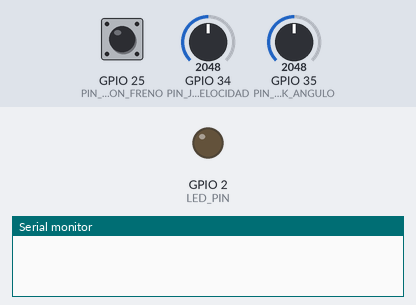
Bench run of a program on a simulated ESP32. On the bench: output pins drawn as LEDs (lit = HIGH), the last lines printed to the serial monitor. The test bench sets the inputs (shaded band); at power-on: GPIO 34 (PIN_JOYSTICK_VELOCIDAD) = 2048, GPIO 35 (PIN_JOYSTICK_ANGULO) = 2048, GPIO 25 (PIN_BOTON_FRENO) LOW (analog values on the 0–4095 scale).

Above: at 0.0 s.
At 2.4 s:
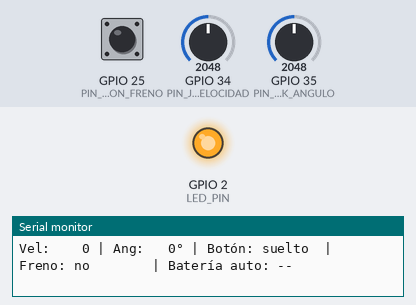
2.5 s: GPIO 34 (PIN_JOYSTICK_VELOCIDAD) set to 1799
4.0 s: GPIO 34 (PIN_JOYSTICK_VELOCIDAD) set to 1704
5.9 s: GPIO 35 (PIN_JOYSTICK_ANGULO) set to 1770
7.4 s: GPIO 35 (PIN_JOYSTICK_ANGULO) set to 1667
Timing chart, 0 to 10.4 s (numbered marks = the images above; inputs shaded):
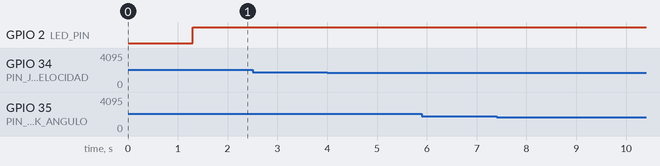

The program:

main.cpp
```cpp
#include <Arduino.h>
#include <WiFi.h>
#include <esp_now.h>
#include <esp_idf_version.h>

// Compatible con el core Arduino-ESP32 2.x y 3.x (PlatformIO espressif32 >= 7).
// En ESP-IDF 5.0+ cambió el callback de recepción y en 5.5+ el de envío.
#define ESPNOW_RECV_V5 (ESP_IDF_VERSION >= ESP_IDF_VERSION_VAL(5, 0, 0))
#define ESPNOW_SEND_V55 (ESP_IDF_VERSION >= ESP_IDF_VERSION_VAL(5, 5, 0))

const int LED_PIN = 2;

// MAC del receptor_RX
uint8_t broadcastAddress[] = {0x68, 0x09, 0x47, 0x9F, 0x19, 0x60};

// Clave que identifica los paquetes de NUESTRO control (debe ser igual en el RX)
const int CLAVE_CDIO = 0xCD10;

typedef struct MensajeDatos {
    int clave;     // CLAVE_CDIO
    int velocidad; // -255 a 255 (0 = detenido)
    int angulo;    // grados del servo respecto al centro: -38 a 38 (0 = ruedas rectas)
    int freno;     // 1 = fast brake (click en el stick de potencia), 0 = normal
} MensajeDatos;

// Telemetría que llega desde el auto (RX)
const int CLAVE_TELEMETRIA = 0xCD11;

typedef struct TelemetriaDatos {
    int clave;          // CLAVE_TELEMETRIA
    int bateria_mV;     // voltaje de la batería en milivoltios
    int causaReinicio;  // esp_reset_reason() del último arranque del RX (9 = brownout)
    int encendido_ms;   // millis() del RX: si baja, el RX se reinició
} TelemetriaDatos;

volatile int bateriaAuto_mV = -1;  // -1 = aún no llega telemetría
volatile unsigned long ultimaTelemetriaMs = 0;
volatile int ultimoEncendidoRx = -1;
volatile int reinicioRxCausa = -1;  // >= 0: se detectó un reinicio del RX con esa causa
const float VOLTAJE_MIN_CELDA = 3.5f;  // aviso de batería baja por celda

MensajeDatos myData;
esp_now_peer_info_t peerInfo;

const int PIN_JOYSTICK_VELOCIDAD = 34; // Y
const int PIN_JOYSTICK_ANGULO = 35;    // X

// --- FAST BRAKE ---
// Botón rojo de freno conectado en PULL-DOWN: un lado del botón a GPIO 25 y el
// otro a 3,3 V. Se usa la resistencia pull-down interna (sirve igual si además
// hay una externa a GND), así que suelto lee LOW y presionado lee HIGH.
// Un click activa el freno y queda activo hasta que pasen FRENO_MIN_MS, se suelte
// el botón y el stick de potencia vuelva al centro. Así un click corto igual frena
// a fondo y el auto no vuelve a acelerar solo al soltar el botón.
const int PIN_BOTON_FRENO = 25;
const unsigned long FRENO_MIN_MS = 500;
bool frenoActivo = false;
unsigned long inicioFrenoMs = 0;

// --- ZONA MUERTA (DEADZONE) ---
// El centro real de cada joystick se mide al encender (no tocar los joysticks
// durante el primer segundo). La zona muerta es +-ZONA_MUERTA alrededor de ese centro.
const int ZONA_MUERTA = 300;
int centroVel = 2048;
int centroAng = 2048;

int leerPromedio(int pin, int muestras, int esperaMs) {
    long suma = 0;
    for (int i = 0; i < muestras; i++) {
        suma += analogRead(pin);
        if (esperaMs > 0) delay(esperaMs);
    }
    return suma / muestras;
}

// Si el centro medido está muy lejos de la mitad, el joystick se estaba tocando
// o está mal conectado. En ese caso el control queda BLOQUEADO (envía siempre
// velocidad 0 y dirección recta) hasta reiniciarlo con los joysticks bien.
bool joysticksOk = true;

bool validarCentro(int centro, const char *nombre) {
    if (centro < 1200 || centro > 2900) {
        Serial.printf("❌ Centro de %s fuera de rango (%d). Revisar cableado del joystick.\n",
                      nombre, centro);
        return false;
    }
    return true;
}

// --- SENSIBILIDAD (EXPO) ---
// Curva tipo control RC: cerca del centro la respuesta es suave y al final del
// recorrido llega igual al máximo. 0.0 = lineal, 1.0 = muy suave al centro.
// Velocidad LINEAL: con expo 0.6 casi todo el aumento quedaba en el último
// tramo del stick y la velocidad saltaba de lenta a máxima. Ahora cada parte
// del recorrido suma lo mismo (stick a la mitad = media velocidad).
// La aceleración gradual la hace la rampa del RX (PASO_ACELERAR).
const float EXPO_VELOCIDAD = 0.0;
const float EXPO_DIRECCION = 0.5;

// --- DIRECCIÓN ---
// Giro máximo del servo a cada lado del centro, en grados reales. El RX lo
// limita además con su propio GIRO_MAX_SERVO.
const int ANGULO_MAX = 38;

// --- EXTREMOS DEL JOYSTICK ---
// Con el ESP32 a 3,3 V los joysticks no siempre llegan a 0 / 4095 a fondo.
// El máximo se alcanza MARGEN_EXTREMO cuentas antes del final del recorrido,
// así el stick a fondo siempre entrega el 100 % (dirección = 38° en el servo).
const int MARGEN_EXTREMO = 400;

// Convierte la lectura cruda (0-4095) a un valor entre -limite y +limite,
// con 0 dentro de la zona muerta alrededor del centro medido
int mapearEje(int crudo, int centro, int limite, float expo) {
    float n; // posición normalizada fuera de la zona muerta: -1.0 a 1.0
    const int tope_alto = 4095 - MARGEN_EXTREMO;
    const int tope_bajo = MARGEN_EXTREMO;
    if (crudo > centro + ZONA_MUERTA) {
        n = (float)(crudo - centro - ZONA_MUERTA) / (tope_alto - centro - ZONA_MUERTA);
    } else if (crudo < centro - ZONA_MUERTA) {
        n = -(float)(centro - ZONA_MUERTA - crudo) / (centro - ZONA_MUERTA - tope_bajo);
    } else {
        return 0; // Zona Muerta
    }
    n = constrain(n, -1.0f, 1.0f);
    float curva = expo * n * n * n + (1.0f - expo) * n;
    return (int)lroundf(curva * limite);
}

#if ESPNOW_SEND_V55
void OnDataSent(const esp_now_send_info_t *info, esp_now_send_status_t status) {
#else
void OnDataSent(const uint8_t *mac_addr, esp_now_send_status_t status) {
#endif
    // Sin delay: este callback corre en la tarea del WiFi y no se debe bloquear.
    // El LED queda encendido mientras los envíos llegan bien.
    digitalWrite(LED_PIN, status == ESP_NOW_SEND_SUCCESS ? HIGH : LOW);
}

#if ESPNOW_RECV_V5
void OnDataRecv(const esp_now_recv_info_t *info, const uint8_t *datos, int len) {
#else
void OnDataRecv(const uint8_t *mac, const uint8_t *datos, int len) {
#endif
    if (len != sizeof(TelemetriaDatos)) return;
    TelemetriaDatos t;
    memcpy(&t, datos, sizeof(t));
    if (t.clave != CLAVE_TELEMETRIA) return;
    bateriaAuto_mV = t.bateria_mV;
    ultimaTelemetriaMs = millis();
    // El tiempo encendido del RX volvió a empezar: el auto se reinició
    if (ultimoEncendidoRx >= 0 && t.encendido_ms < ultimoEncendidoRx) {
        reinicioRxCausa = t.causaReinicio;
    }
    ultimoEncendidoRx = t.encendido_ms;
}

void setup() {
    Serial.begin(115200);
    delay(1000);

    pinMode(LED_PIN, OUTPUT);
    digitalWrite(LED_PIN, LOW);
    analogReadResolution(12); // Lee de 0 a 4095
    pinMode(PIN_BOTON_FRENO, INPUT_PULLDOWN);

    // Calibración del centro de los joysticks (deben estar sueltos al encender)
    centroVel = leerPromedio(PIN_JOYSTICK_VELOCIDAD, 64, 2);
    centroAng = leerPromedio(PIN_JOYSTICK_ANGULO, 64, 2);

    WiFi.mode(WIFI_STA);

    Serial.println("\n==========================================");
    Serial.println("       TRANSMISOR (CONTROL - TX)          ");
    Serial.print  (">> MAC Transmisor: ");
    Serial.println(WiFi.macAddress());
    Serial.printf(">> Centro joystick velocidad: %d | dirección: %d\n", centroVel, centroAng);
    Serial.println("==========================================\n");
    bool velOk = validarCentro(centroVel, "velocidad");
    bool angOk = validarCentro(centroAng, "dirección");
    joysticksOk = velOk && angOk;
    if (!joysticksOk) {
        Serial.println("❌ CONTROL BLOQUEADO: se envía Vel 0 / Ang 0. Revisar joysticks y reiniciar.");
    }
    myData.clave = CLAVE_CDIO;
    myData.freno = 0;

    if (esp_now_init() != ESP_OK) {
        Serial.println("❌ Error inicializando ESP-NOW");
        return;
    }

    esp_now_register_send_cb(OnDataSent);
    esp_now_register_recv_cb(OnDataRecv);

    memset(&peerInfo, 0, sizeof(peerInfo));
    memcpy(peerInfo.peer_addr, broadcastAddress, 6);
    peerInfo.channel = 0;
    peerInfo.encrypt = false;

    if (esp_now_add_peer(&peerInfo) != ESP_OK) {
        Serial.println("❌ Fallo al emparejar con el receptor");
        return;
    }

    Serial.println(">> Transmitiendo comandos...");
}

void loop() {
    // Promedio de varias lecturas: el ADC del ESP32 es ruidoso (sobre todo con WiFi)
    int crudo_vel = leerPromedio(PIN_JOYSTICK_VELOCIDAD, 16, 0);
    int crudo_ang = leerPromedio(PIN_JOYSTICK_ANGULO, 16, 0);

    // 1. PROCESAR VELOCIDAD (-255 a 255, 0 = Detenido)
    myData.velocidad = mapearEje(crudo_vel, centroVel, 255, EXPO_VELOCIDAD);

    // 2. PROCESAR ÁNGULO DE DIRECCIÓN en grados reales del servo (0° = Recto)
    myData.angulo = mapearEje(crudo_ang, centroAng, ANGULO_MAX, EXPO_DIRECCION);

    // Con la calibración fallida nunca se envía movimiento
    if (!joysticksOk) {
        myData.velocidad = 0;
        myData.angulo = 0;
        Serial.print("[BLOQUEADO] ");
    }

    // 3. FAST BRAKE con el click del stick de potencia
    // (se lee cada 50 ms, lo que ya filtra el rebote del botón)
    bool botonPresionado = (digitalRead(PIN_BOTON_FRENO) == HIGH);
    if (botonPresionado && !frenoActivo) {
        frenoActivo = true;
        inicioFrenoMs = millis();
    } else if (frenoActivo && !botonPresionado && myData.velocidad == 0 &&
               millis() - inicioFrenoMs >= FRENO_MIN_MS) {
        frenoActivo = false;  // botón suelto y stick al centro: se libera el freno
    }
    myData.freno = frenoActivo ? 1 : 0;
    if (frenoActivo) {
        myData.velocidad = 0;  // mientras frena nunca se pide tracción
    }

    // AVISOS DEL AUTO: reinicio detectado o telemetría cortada
    int causa = reinicioRxCausa;
    if (causa >= 0) {
        reinicioRxCausa = -1;
        Serial.printf("\n⚠️⚠️ EL AUTO (RX) SE REINICIÓ. Causa: %d%s\n\n", causa,
                      causa == 9 ? " = BROWNOUT (caída de voltaje: revisar alimentación del servo)" : "");
    }
    if (ultimaTelemetriaMs > 0 && millis() - ultimaTelemetriaMs > 1500) {
        Serial.print("[SIN TELEMETRÍA DEL AUTO] ");
    }

    // Monitor: velocidad, ángulo del servo (grados reales), botón, freno y batería
    Serial.printf("Vel: %4d | Ang: %3d° | Botón: %-7s | Freno: %-9s | ",
                  myData.velocidad, myData.angulo,
                  botonPresionado ? "APRETADO" : "suelto",
                  frenoActivo ? "ACTIVO 🛑" : "no");
    int bat_mV = bateriaAuto_mV;
    if (bat_mV >= 0) {
        float voltaje = bat_mV / 1000.0f;
        int celdas = voltaje > 8.8f ? 3 : 2;  // 2S llena = 8,4 V | 3S descargada = 9,9 V
        Serial.printf("Batería auto: %.2f V (%dS, %.2f V/celda)%s\n",
                      voltaje, celdas, voltaje / celdas,
                      voltaje / celdas < VOLTAJE_MIN_CELDA ? "  ⚠️ BATERÍA BAJA" : "");
    } else {
        Serial.println("Batería auto: --");
    }

    esp_now_send(broadcastAddress, (uint8_t *) &myData, sizeof(myData));

    delay(50);
}
```
